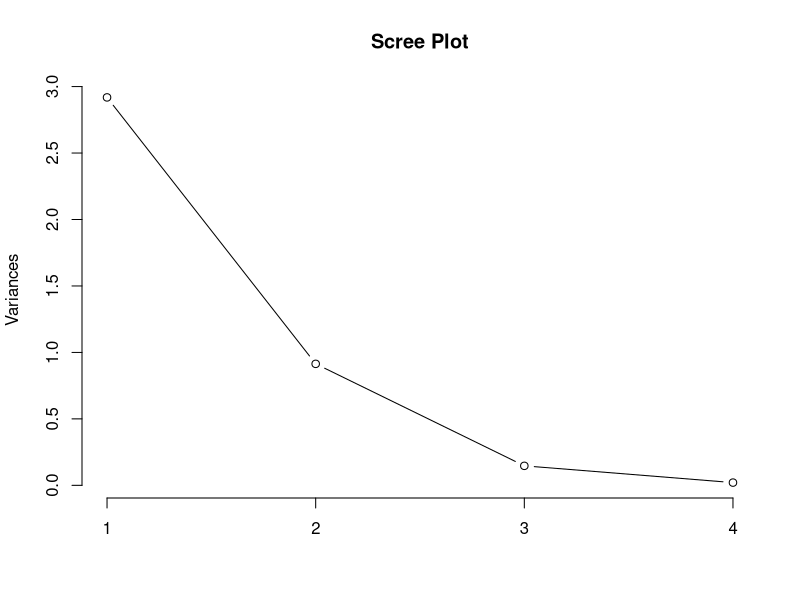
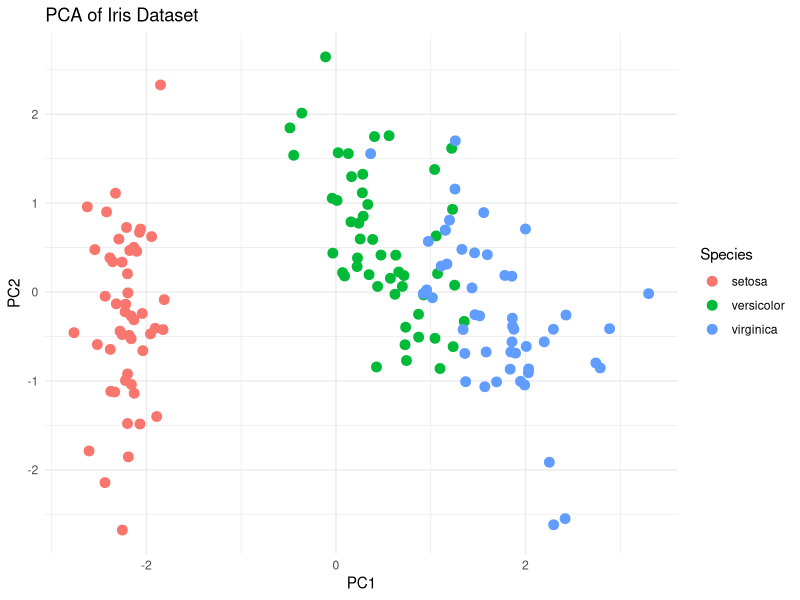

Here is the R script that generated these plots, in order:
## ---- chunk 1
knitr::opts_chunk$set(echo = TRUE)
## ---- chunk 2

# Load the dataset
data(iris)

# View the first few rows
head(iris)
## ---- chunk 3

# Remove the species column (only keep numeric data)
iris_numeric <- iris[, 1:4]

# Check structure
str(iris_numeric)
## ---- chunk 4

# Standardize the numeric data
iris_scaled <- scale(iris_numeric)

# View summary statistics
summary(iris_scaled)
## ---- chunk 5

# Perform PCA
pca_result <- prcomp(iris_scaled, center = TRUE, scale. = TRUE)

# View PCA summary
summary(pca_result)
## ---- chunk 6

# View standard deviation of principal components
pca_result$sdev

# View loadings (rotation matrix)
pca_result$rotation
## ---- chunk 7

# Scree plot
screeplot(pca_result, type = "lines", main = "Scree Plot")
## ---- chunk 8

# Create PCA plot
library(ggplot2)

# Convert PCA results into a dataframe
pca_data <- as.data.frame(pca_result$x)
pca_data$Species <- iris$Species  # Add species back for coloring

# Scatter plot of first two principal components
ggplot(pca_data, aes(x = PC1, y = PC2, color = Species)) +
  geom_point(size = 3) +
  theme_minimal() +
  ggtitle("PCA of Iris Dataset")

